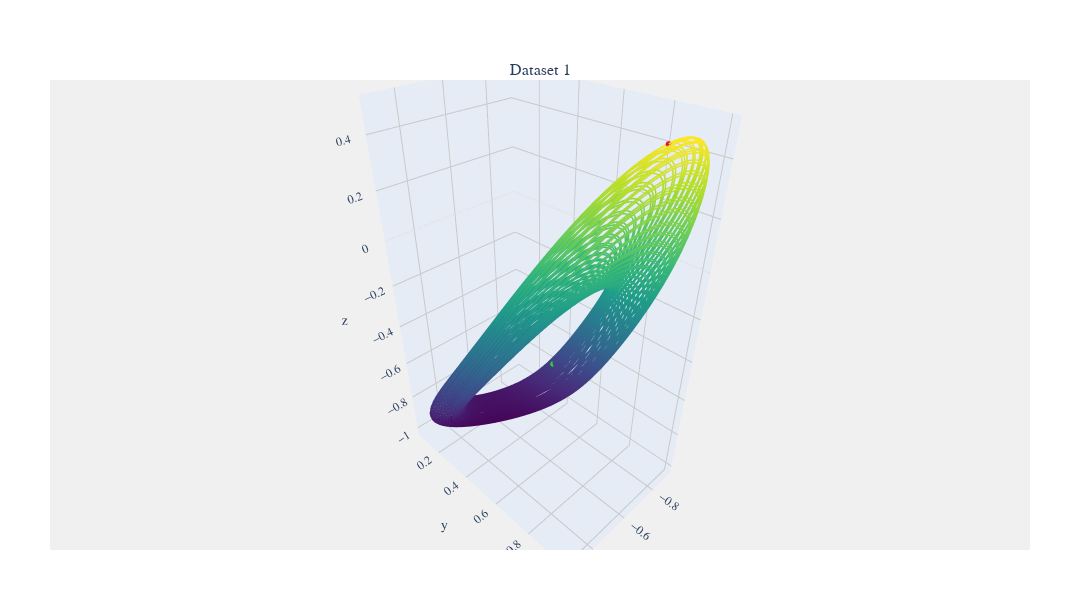

Notebook source saved alongside this figure:
### Code cell
viz.compare_plot(datasets=[input[:,:3]])

### Figure 1 — Plotly figure (JSON) as saved in the notebook; plotly's stock layout.template omitted (floating-point values rounded to 4 significant figures; data arrays with more than 128 entries replaced by an {"elided": "..."} marker saying what was removed)
{"data": [{"hoverinfo": "x+y+z", "line": {"color": {"elided": "10000 float values"}, "colorscale": [[0, "#440154"], [0.1111, "#482878"], [0.2222, "#3e4989"], [0.3333, "#31688e"], [0.4444, "#26828e"], [0.5556, "#1f9e89"], [0.6667, "#35b779"], [0.7778, "#6ece58"], [0.8889, "#b5de2b"], [1, "#fde725"]], "width": 3}, "mode": "lines", "name": "Dataset 1", "scene": "scene", "type": "scatter3d", "x": {"elided": "10000 float values"}, "y": {"elided": "10000 float values"}, "z": {"elided": "10000 float values"}}, {"hoverinfo": "none", "marker": {"color": "limegreen", "size": 2}, "mode": "markers", "name": "Start", "scene": "scene", "showlegend": false, "type": "scatter3d", "x": [-0.8201], "y": [0.3997], "z": [-0.7177]}, {"hoverinfo": "none", "marker": {"color": "crimson", "size": 2}, "mode": "markers", "name": "End", "scene": "scene", "showlegend": false, "type": "scatter3d", "x": [-0.741], "y": [0.9158], "z": [0.4633]}], "layout": {"annotations": [{"font": {"size": 16}, "showarrow": false, "text": "Dataset 1", "x": 0.5, "xanchor": "center", "xref": "paper", "y": 1, "yanchor": "bottom", "yref": "paper"}], "font": {"family": "Arial", "size": 12}, "height": 600, "margin": {"b": 50, "l": 50, "r": 50, "t": 80}, "paper_bgcolor": "white", "plot_bgcolor": "rgb(240, 240, 240)", "scene": {"aspectmode": "data", "bgcolor": "rgb(240, 240, 240)", "domain": {"x": [0, 1], "y": [0, 1]}, "xaxis": {"gridcolor": "rgb(200, 200, 200)", "showbackground": true}, "yaxis": {"gridcolor": "rgb(200, 200, 200)", "showbackground": true}, "zaxis": {"gridcolor": "rgb(200, 200, 200)", "showbackground": true}}, "showlegend": false, "width": 1080}}
